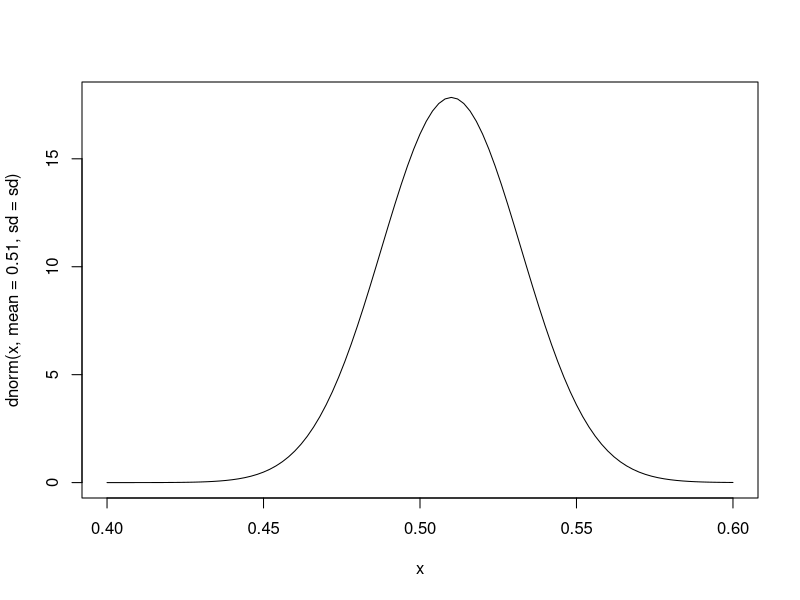
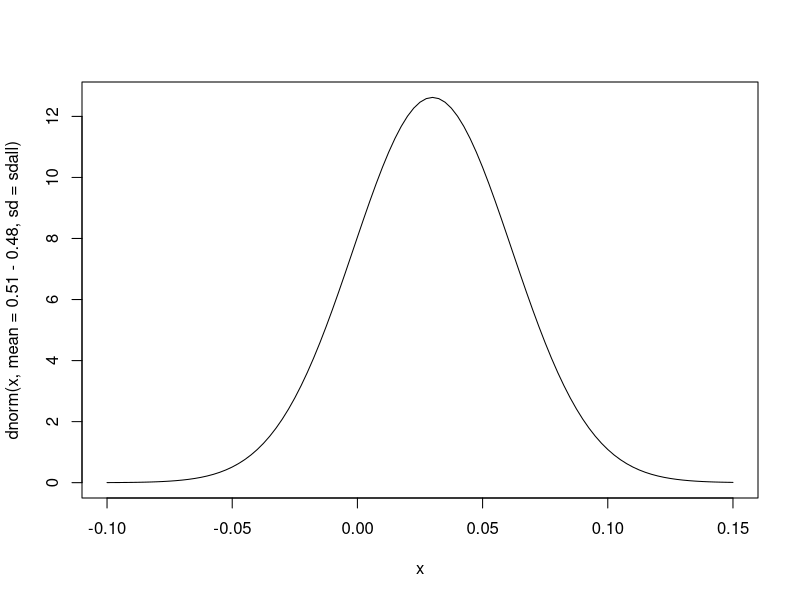
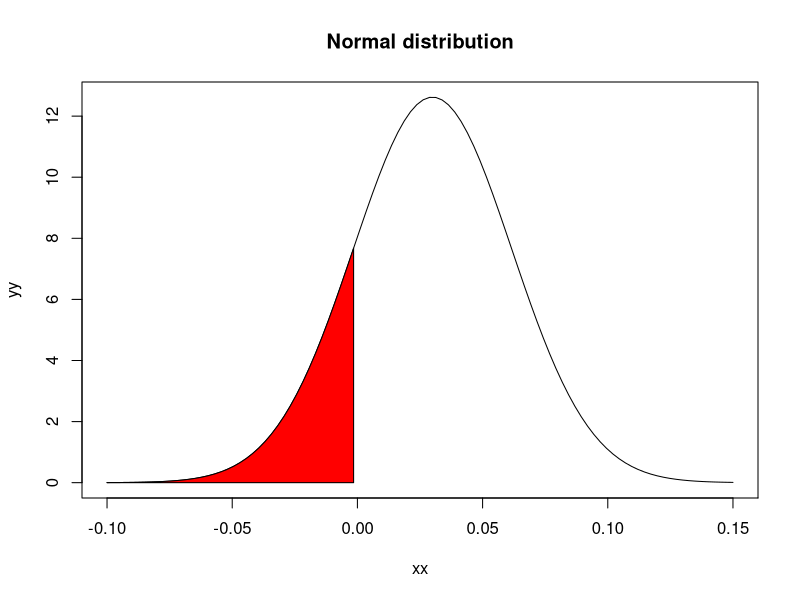

Reproduce these figures in R, in order.
## ---- chunk 1
n=500
p=0.51
sd=sqrt(p*(1-p)/n)
curve(dnorm(x,mean=0.51,sd=sd),xlim=c(0.4,0.6))
## ---- chunk 2
0.51-0.48
## ---- chunk 3
var1<-0.51*(1-0.51)/500
var2<-0.48*(1-0.48)/500
sdall<-sqrt(var1+var2)
sdall
## ---- chunk 4
curve(dnorm(x,mean=0.51-0.48,sd=sdall),xlim=c(-0.1,0.15))
## ---- chunk 5
xx = seq(-0.1, 0.15, length.out = 100)
yy = dnorm(xx, mean = 0.03, sd = sdall)

plot(x = xx, y = yy, type = "l", main = "Normal distribution")
axis(side = 1, at = seq(1,10,by=1))

region.x = xx[xx>=-0.1 & xx<=0]
region.y = yy[xx>=-0.1 & xx<=0]


region.x2 = c(head(region.x,1), region.x, tail(region.x,1))
region.y2 = c(0, region.y, 0)
#head()
#tail()

polygon(region.x2, region.y2, col = "red")
## ---- chunk 6
z<-(0-0.03)/sdall
z
